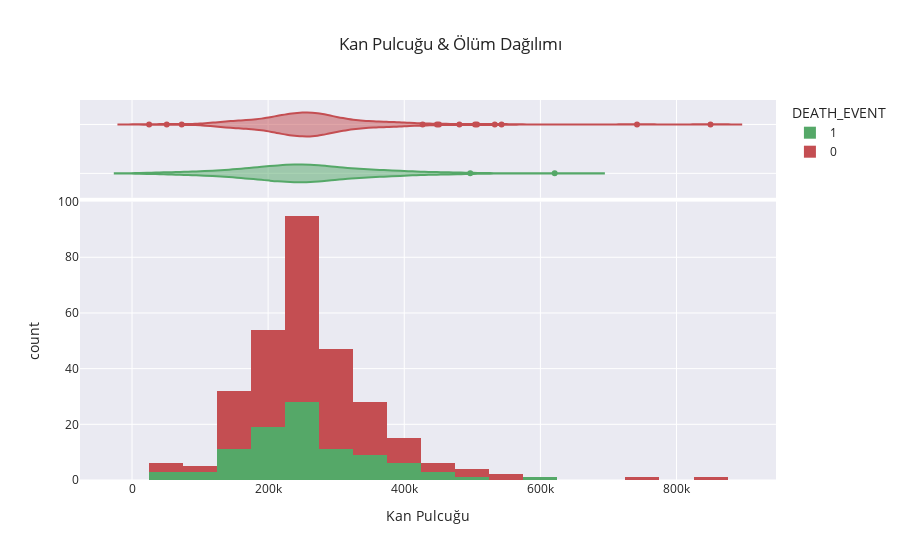

Notebook source saved alongside this figure:
### Code cell
# DEATH_EVENT e göre yukarıdaki histogramı kategorize edelim

import plotly.express as px
fig = px.histogram(dataset, x="platelets", color="DEATH_EVENT", marginal="violin", hover_data=dataset.columns,
                   title ="Kan Pulcuğu & Ölüm Dağılımı ", 
                   labels={"platelets": "Kan Pulcuğu"},
                   template="seaborn",
                   color_discrete_map={"0": "RebeccaPurple", "1": "MediumPurple"})
fig.show()

### Figure 1 — Plotly figure (JSON) as saved in the notebook; plotly's stock layout.template omitted (floating-point values rounded to 4 significant figures; data arrays with more than 128 entries replaced by an {"elided": "..."} marker saying what was removed)
{"data": [{"alignmentgroup": "True", "bingroup": "x", "hovertemplate": "DEATH_EVENT=1<br>Kan Pulcuğu=%{x}<br>count=%{y}<extra></extra>", "legendgroup": "1", "marker": {"color": "rgb(85,168,104)"}, "name": "1", "offsetgroup": "1", "orientation": "v", "showlegend": true, "type": "histogram", "x": [265000, 263400.0, 162000, 210000, 327000, 204000, 127000, 454000, 263400.0, 388000, 368000, 253000, 136000, 276000, 47000, 262000, 166000, 237000, 87000, 297000, 289000, 263400.0, 149000, 196000, 284000, 153000, 200000, 263400.0, 360000, 319000, 188000, 228000, 226000, 321000, 329000, 263400.0, 153000, 185000, 194000, 310000, 271000, 451000, 140000, 395000, 166000, 418000, 263400.0, 351000, 255000, 461000, 319000, 254000, 390000, 216000, 385000, 119000, 213000, 274000, 244000, 497000, 243000, 266000, 204000, 196000, 302000, 210000, 621000, 306000, 351000, 263400.0, 217000, 271000, 263400.0, 338000, 225000, 235000, 75000, 334000, 192000, 70000, 221000, 265000, 224000, 219000, 389000, 153000, 365000, 126000, 223000, 244000, 263400.0, 62000, 314000, 198000, 263400.0], "xaxis": "x", "yaxis": "y"}, {"alignmentgroup": "True", "customdata": {"elided": "95x12 float values"}, "hovertemplate": "DEATH_EVENT=%{customdata[11]}<br>Kan Pulcuğu=%{x}<br>age=%{customdata[0]}<br>anaemia=%{customdata[1]}<br>creatinine_phosphokinase=%{customdata[2]}<br>diabetes=%{customdata[3]}<br>ejection_fraction=%{customdata[4]}<br>high_blood_pressure=%{customdata[5]}<br>serum_creatinine=%{customdata[6]}<br>serum_sodium=%{customdata[7]}<br>sex=%{customdata[8]}<br>smoking=%{customdata[9]}<br>time=%{customdata[10]}<extra></extra>", "legendgroup": "1", "marker": {"color": "rgb(85,168,104)"}, "name": "1", "offsetgroup": "1", "scalegroup": "x", "showlegend": false, "type": "violin", "x": [265000, 263400.0, 162000, 210000, 327000, 204000, 127000, 454000, 263400.0, 388000, 368000, 253000, 136000, 276000, 47000, 262000, 166000, 237000, 87000, 297000, 289000, 263400.0, 149000, 196000, 284000, 153000, 200000, 263400.0, 360000, 319000, 188000, 228000, 226000, 321000, 329000, 263400.0, 153000, 185000, 194000, 310000, 271000, 451000, 140000, 395000, 166000, 418000, 263400.0, 351000, 255000, 461000, 319000, 254000, 390000, 216000, 385000, 119000, 213000, 274000, 244000, 497000, 243000, 266000, 204000, 196000, 302000, 210000, 621000, 306000, 351000, 263400.0, 217000, 271000, 263400.0, 338000, 225000, 235000, 75000, 334000, 192000, 70000, 221000, 265000, 224000, 219000, 389000, 153000, 365000, 126000, 223000, 244000, 263400.0, 62000, 314000, 198000, 263400.0], "xaxis": "x2", "yaxis": "y2"}, {"alignmentgroup": "True", "bingroup": "x", "hovertemplate": "DEATH_EVENT=0<br>Kan Pulcuğu=%{x}<br>count=%{y}<extra></extra>", "legendgroup": "0", "marker": {"color": "rgb(196,78,82)"}, "name": "0", "offsetgroup": "0", "orientation": "v", "showlegend": true, "type": "histogram", "x": {"elided": "202 float values"}, "xaxis": "x", "yaxis": "y"}, {"alignmentgroup": "True", "customdata": {"elided": "202x12 float values"}, "hovertemplate": "DEATH_EVENT=%{customdata[11]}<br>Kan Pulcuğu=%{x}<br>age=%{customdata[0]}<br>anaemia=%{customdata[1]}<br>creatinine_phosphokinase=%{customdata[2]}<br>diabetes=%{customdata[3]}<br>ejection_fraction=%{customdata[4]}<br>high_blood_pressure=%{customdata[5]}<br>serum_creatinine=%{customdata[6]}<br>serum_sodium=%{customdata[7]}<br>sex=%{customdata[8]}<br>smoking=%{customdata[9]}<br>time=%{customdata[10]}<extra></extra>", "legendgroup": "0", "marker": {"color": "rgb(196,78,82)"}, "name": "0", "offsetgroup": "0", "scalegroup": "x", "showlegend": false, "type": "violin", "x": {"elided": "202 float values"}, "xaxis": "x2", "yaxis": "y2"}], "layout": {"barmode": "relative", "legend": {"title": {"text": "DEATH_EVENT"}, "tracegroupgap": 0}, "title": {"text": "Kan Pulcuğu & Ölüm Dağılımı "}, "xaxis": {"anchor": "y", "domain": [0, 1], "title": {"text": "Kan Pulcuğu"}}, "xaxis2": {"anchor": "y2", "domain": [0, 1], "matches": "x", "showticklabels": false}, "yaxis": {"anchor": "x", "domain": [0, 0.7326], "title": {"text": "count"}}, "yaxis2": {"anchor": "x2", "domain": [0.7426, 1], "matches": "y2", "showline": false, "showticklabels": false, "ticks": ""}}}
